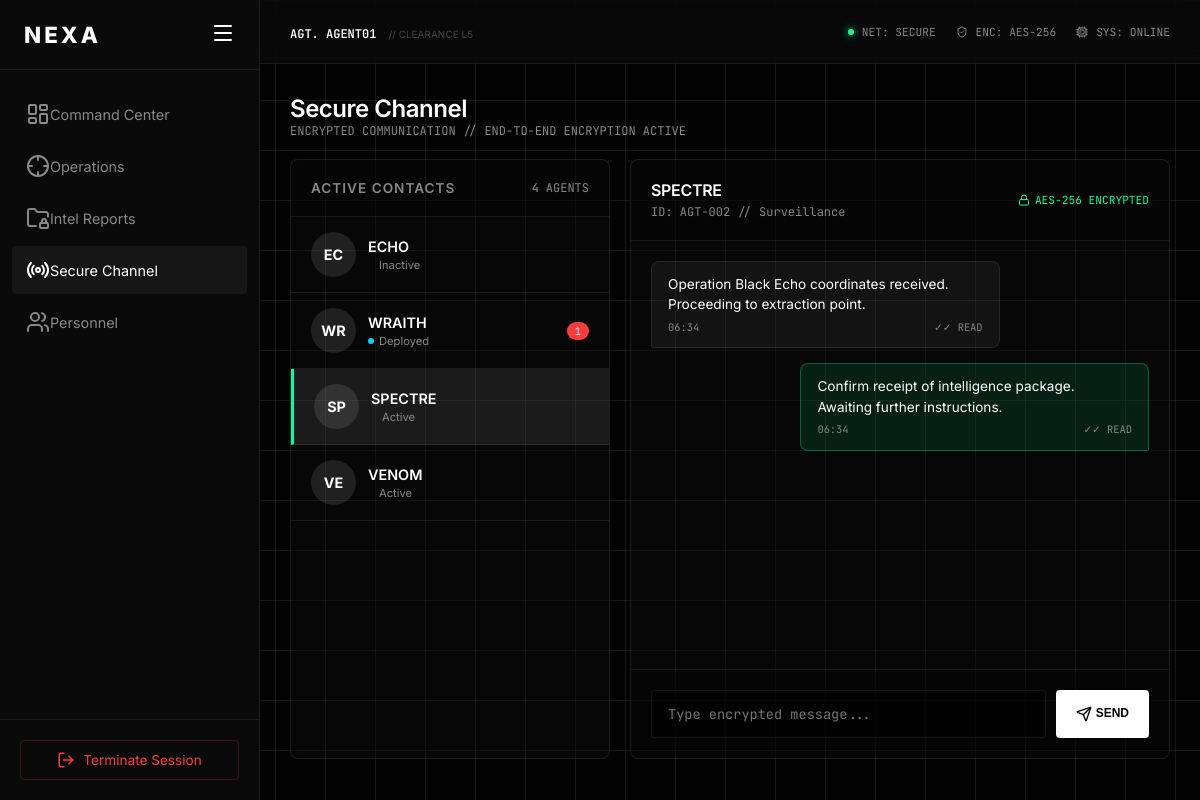
The page /pages/channel.php?contact=2 (signed in) on the database its author committed.
### tables this page shows
CREATE TABLE IF NOT EXISTS users (
    id INT(11) AUTO_INCREMENT PRIMARY KEY,
    username VARCHAR(50) NOT NULL UNIQUE,
    password VARCHAR(255) NOT NULL,
    email VARCHAR(100),
    created_at TIMESTAMP DEFAULT CURRENT_TIMESTAMP
);

CREATE TABLE IF NOT EXISTS agents (
    id INT(11) AUTO_INCREMENT PRIMARY KEY,
    user_id INT(11) NOT NULL,
    codename VARCHAR(50) NOT NULL,
    rank VARCHAR(50) NOT NULL,
    status ENUM('active', 'deployed', 'inactive', 'mia') DEFAULT 'active',
    specialization VARCHAR(100),
    skills TEXT,
    missions_completed INT(11) DEFAULT 0,
    success_rate DECIMAL(5,2) DEFAULT 0.00,
    joined_date DATE,
    last_active TIMESTAMP DEFAULT CURRENT_TIMESTAMP,
    FOREIGN KEY (user_id) REFERENCES users(id)
);

CREATE TABLE IF NOT EXISTS messages (
    id INT(11) AUTO_INCREMENT PRIMARY KEY,
    sender_id INT(11) NOT NULL,
    receiver_id INT(11) NOT NULL,
    message TEXT NOT NULL,
    is_read TINYINT(1) DEFAULT 0,
    created_at TIMESTAMP DEFAULT CURRENT_TIMESTAMP,
    FOREIGN KEY (sender_id) REFERENCES users(id),
    FOREIGN KEY (receiver_id) REFERENCES users(id)
);

### pages/channel.php (the view, shortened to what this page needs)
<?php
require_once '../config/database.php';
$stmt = $conn->prepare("SELECT u.id, u.username, a.codename, a.status, a.specialization,
    (SELECT COUNT(*) FROM messages WHERE sender_id = u.id AND receiver_id = ? AND is_read = 0) as unread_count
    FROM users u
    JOIN agents a ON u.id = a.user_id
    WHERE u.id != ?
    ORDER BY a.status DESC, a.codename ASC");
$stmt->execute([$_SESSION['user_id'], $_SESSION['user_id']]);
$contacts = $stmt->fetchAll();
$selected_contact = isset($_GET['contact']) ? $_GET['contact'] : ($contacts[0]['id'] ?? null);
$messages = [];
if($selected_contact) {
    $stmt = $conn->prepare("SELECT m.*, u.username as sender_name, u.id as sender_id
        FROM messages m
        JOIN users u ON m.sender_id = u.id
        WHERE (m.sender_id = ? AND m.receiver_id = ?) OR (m.sender_id = ? AND m.receiver_id = ?)
        ORDER BY m.created_at ASC");
    $stmt->execute([$selected_contact, $_SESSION['user_id'], $_SESSION['user_id'], $selected_contact]);
    $messages = $stmt->fetchAll();
}
$contact_info = null;
if($selected_contact) {
    $stmt = $conn->prepare("SELECT u.username, a.codename, a.status, a.specialization FROM users u JOIN agents a ON u.id = a.user_id WHERE u.id = ?");
    $stmt->execute([$selected_contact]);
    $contact_info = $stmt->fetch();
}
?>
<!DOCTYPE html>
<html lang="en">
<head>
    <link rel="stylesheet" href="../assets/css/style.css">
</head>
<body>
    <div class="dashboard-container">
        <?php include '../includes/sidebar.php'; ?>
        <div class="main-content">
            <?php include '../includes/header.php'; ?>
            <div class="content-body fade-in">
                <div style="margin-bottom:20px;">
                    <h2 style="font-size:1.5rem;">Secure Channel</h2>
                    <p class="text-mono">ENCRYPTED COMMUNICATION // END-TO-END ENCRYPTION ACTIVE</p>
                </div>
                <div class="channel-container">
                    <div class="channel-list" id="channelList">
                        <div class="channel-header">
                            <span class="card-title">Active Contacts</span>
                            <span class="text-mono"><?php echo count($contacts); ?> AGENTS</span>
                        </div>
                        <ul class="contact-list">
                            <?php foreach($contacts as $contact): ?>
                            <li class="contact-item <?php echo $selected_contact == $contact['id'] ? 'active' : ''; ?>"
                                data-contact="<?php echo $contact['id']; ?>"
                                onclick="selectContact(<?php echo $contact['id']; ?>)">
                                <div class="contact-avatar"><?php echo strtoupper(substr($contact['codename'], 0, 2)); ?></div>
                                <div class="contact-info">
                                    <div class="contact-name"><?php echo htmlspecialchars($contact['codename']); ?></div>
                                    <div class="contact-status">
                                        <span class="dot <?php echo $contact['status']; ?>"></span>
                                        <?php echo ucfirst($contact['status']); ?>
                                    </div>
                                </div>
                                <?php if($contact['unread_count'] > 0): ?>
                                <span class="unread-badge"><?php echo $contact['unread_count']; ?></span>
                                <?php endif; ?>
                            </li>
                            <?php endforeach; ?>
                        </ul>
                    </div>
                    <div class="chat-window">
                        <?php if($selected_contact && $contact_info): ?>
                        <div class="chat-header">
                            <div style="display: flex; align-items: center;">
                                <div>
                                    <h3 style="font-size:1rem;"><?php echo htmlspecialchars($contact_info['codename']); ?></h3>
                                    <span class="text-mono">ID: AGT-<?php echo str_pad($selected_contact, 3, '0', STR_PAD_LEFT); ?> // <?php echo htmlspecialchars($contact_info['specialization']); ?></span>
                                </div>
                            </div>
                            <div class="chat-encryption">
                                <i data-lucide="lock" style="width:12px;"></i> AES-256 ENCRYPTED
                            </div>
                        </div>
                        <div class="chat-messages" id="chatMessages">
                            <?php if(empty($messages)): ?>
                            <div class="empty-state">
                                <i data-lucide="message-square" style="width:60px; height:60px;"></i>
                                <p>NO MESSAGES YET</p>
                                <p class="text-mono">START ENCRYPTED CONVERSATION</p>
                            </div>
                            <?php else: ?>
                            <?php foreach($messages as $msg): ?>
                            <div class="message <?php echo $msg['sender_id'] == $_SESSION['user_id'] ? 'sent' : 'received'; ?>">
                                <div><?php echo nl2br(htmlspecialchars($msg['message'])); ?></div>
                                <div class="message-meta">
                                    <span><?php echo date('H:i', strtotime($msg['created_at'])); ?></span>
                                    <span><?php echo $msg['is_read'] ? '✓✓ READ' : '✓ SENT'; ?></span>
                                </div>
                            </div>
                            <?php endforeach; ?>
                            <?php endif; ?>
                        </div>
                        <form method="POST" action="channel.php<?php echo $selected_contact ? '?contact=' . $selected_contact : ''; ?>" class="chat-input">
                            <input type="text" name="message" id="messageInput" placeholder="Type encrypted message..." autocomplete="off">
                            <button type="submit"><i data-lucide="send" style="width:16px; display:inline; vertical-align:middle;"></i> Send</button>
                        </form>
                        <?php endif; ?>
                    </div>
                </div>
            </div>
        </div>
    </div>
</body>
</html>

### pages/channel.php (style rules this page uses)
.channel-container { display: grid; grid-template-columns: 320px 1fr; gap: 20px; height: calc(100vh - 200px); }
.channel-list { background: rgba(15, 15, 15, 0.4); border: 1px solid var(--border-subtle); border-radius: 8px; overflow: hidden; display: flex; flex-direction: column; }
.channel-header { padding: 20px; border-bottom: 1px solid var(--border-subtle); background: rgba(0, 0, 0, 0.3); display: flex; justify-content: space-between; align-items: center; }
.contact-list { list-style: none; overflow-y: auto; flex: 1; }
.contact-item { padding: 15px 20px; border-bottom: 1px solid var(--border-subtle); cursor: pointer; transition: 0.3s; display: flex; align-items: center; gap: 12px; }
.contact-item.active { background: rgba(255,255,255,0.08); border-left: 3px solid var(--neon-green); }
.contact-avatar { width: 45px; height: 45px; background: rgba(255,255,255,0.1); border-radius: 50%; display: flex; align-items: center; justify-content: center; font-weight: 700; font-size: 0.9rem; flex-shrink: 0; }
.contact-info { flex: 1; min-width: 0; }
.contact-name { font-size: 0.9rem; font-weight: 600; margin-bottom: 3px; white-space: nowrap; overflow: hidden; text-overflow: ellipsis; }
.contact-status { font-size: 0.7rem; color: var(--text-secondary); display: flex; align-items: center; gap: 5px; }
.contact-status .dot { width: 6px; height: 6px; border-radius: 50%; flex-shrink: 0; }
.contact-status .dot.deployed { background: var(--neon-blue); }
.unread-badge { background: var(--neon-red); color: #fff; font-size: 0.65rem; padding: 2px 8px; border-radius: 10px; font-family: var(--font-mono); flex-shrink: 0; }
.chat-window { background: rgba(15, 15, 15, 0.4); border: 1px solid var(--border-subtle); border-radius: 8px; display: flex; flex-direction: column; overflow: hidden; }
.chat-header { padding: 20px; border-bottom: 1px solid var(--border-subtle); background: rgba(0, 0, 0, 0.3); display: flex; justify-content: space-between; align-items: center; }
.chat-encryption { font-size: 0.7rem; color: var(--neon-green); display: flex; align-items: center; gap: 5px; font-family: var(--font-mono); }
.chat-messages { flex: 1; padding: 20px; overflow-y: auto; display: flex; flex-direction: column; gap: 15px; }
.message { max-width: 70%; padding: 12px 16px; border-radius: 8px; font-size: 0.85rem; line-height: 1.5; }
.message.sent { align-self: flex-end; background: rgba(0, 255, 157, 0.1); border: 1px solid rgba(0, 255, 157, 0.3); border-bottom-right-radius: 2px; }
.message.received { align-self: flex-start; background: rgba(255, 255, 255, 0.05); border: 1px solid var(--border-subtle); border-bottom-left-radius: 2px; }
.message-meta { font-size: 0.65rem; color: var(--text-secondary); margin-top: 5px; font-family: var(--font-mono); display: flex; justify-content: space-between; gap: 10px; }
.chat-input { padding: 20px; border-top: 1px solid var(--border-subtle); background: rgba(0, 0, 0, 0.3); display: flex; gap: 10px; }
.chat-input input { flex: 1; padding: 12px 16px; background: rgba(0, 0, 0, 0.5); border: 1px solid var(--border-subtle); color: var(--text-primary); border-radius: 4px; font-family: var(--font-mono); font-size: 0.85rem; outline: none; }
.chat-input button { padding: 12px 20px; background: var(--text-primary); color: #000; border: none; border-radius: 4px; cursor: pointer; font-weight: 600; text-transform: uppercase; font-size: 0.75rem; transition: 0.3s; }

### rows shown on the page
users: codename "EC", codename "ECHO", status "Inactive"
users: codename "WR", codename "WRAITH", status "Deployed", unread_count "1"
users: codename "SP", codename "SPECTRE", status "Active"
users: codename "VE", codename "VENOM", status "Active"
agents: codename "SPECTRE", specialization "Surveillance"
messages: message "Operation Black Echo coordinates received. Proceeding to extraction point.", created_at "06:34", is_read "✓✓ READ"
messages: message "Confirm receipt of intelligence package. Awaiting further instructions.", created_at "06:34", is_read "✓✓ READ"

### other values the page prints
$_SESSION['username'] "AGENT01"
count($contacts) "4"
str_pad($selected_contact, 3, '0', STR_PAD_LEFT) "002"
